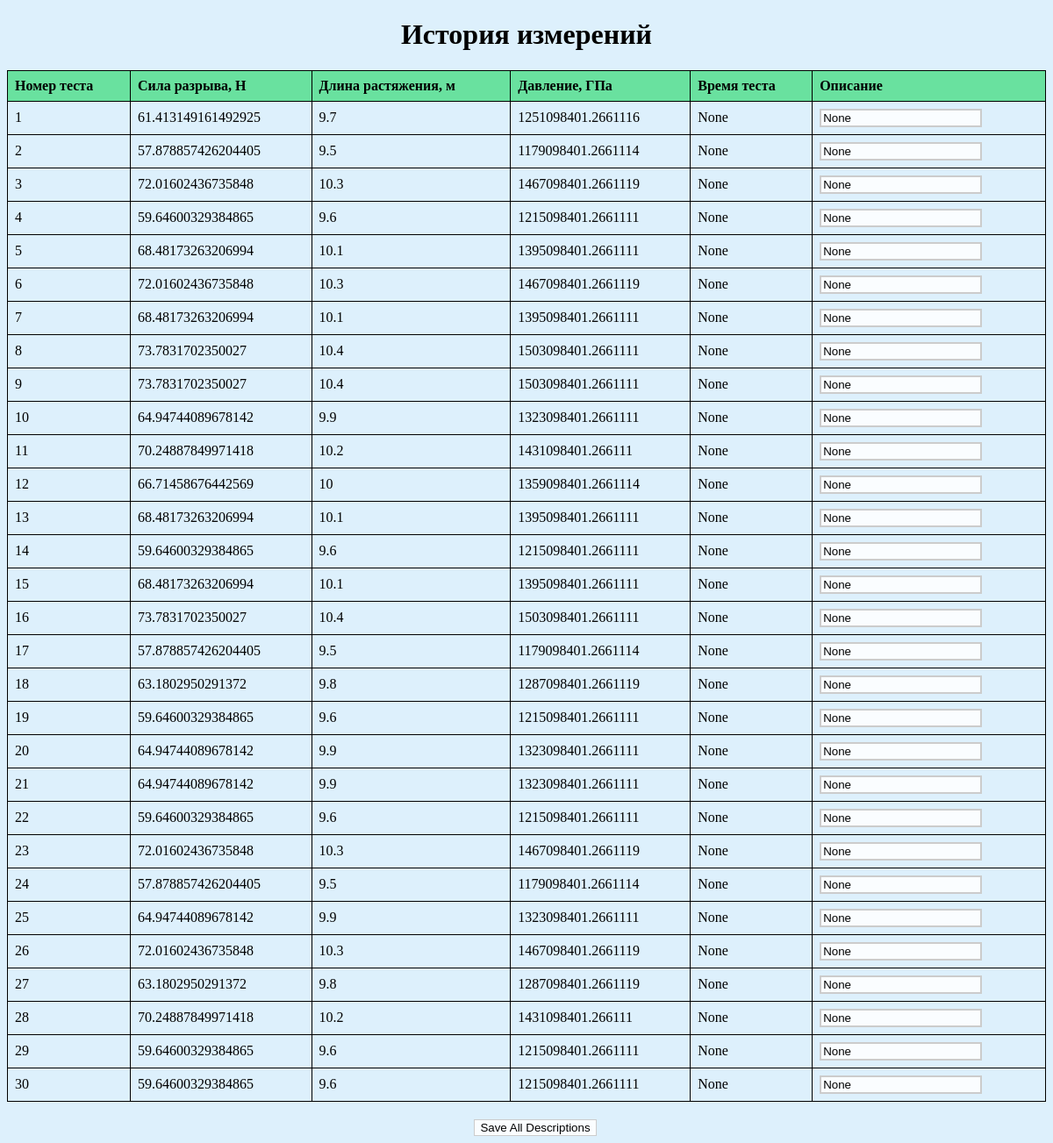
The app's page /history with its own data.
### tables this page shows
CREATE TABLE Logs (number INTEGER PRIMARY KEY AUTOINCREMENT, strength INTEGER NOT NULL, length INTEGER, pleasure INTEGER, time TEXT, description TEXT);

### server.py (the view)
@app.route('/history', methods=['POST', 'GET'])
def update():
    data = read_db()
    html_content = render_template(
        'i.html',
        data=data
    )
    response = make_response(html_content)
    return response

### server.py (called while the page is built)
def read_db():
    conn = sqlite3.connect('data.db')
    c = conn.cursor()
    c.execute('SELECT * FROM Logs')
    fetch = c.fetchall()
    conn.close()
    return fetch

### templates/i.html (shortened to what this page needs)
<!DOCTYPE html>
<html lang="en">
<head>
</head>
<body style="background-color: #ddf0fc;">
    <h1>История измерений</h1>
    <table>
            <tr>
                <th>Номер теста</th>
                <th>Сила разрыва, Н</th>
                <th>Длина растяжения, м</th>
                <th>Давление, ГПа</th>
                <th>Время теста</th>
                <th>Описание</th>
            </tr>
            {% for entry in data %}
            <tr>
                <td>{{ entry[0] }}</td>
                <td>{{ entry[1] }}</td>
                <td>{{ entry[2] }}</td>
                <td>{{ entry[3] }}</td>
                <td>{{ entry[4] }}</td>
                <td>
                    <input style="background-color: #fafdff; border: 2px solid #cccccc;" type="text" name="{{ 'description-' ~ loop.index }}" value="{{ entry[5] }}">
                </td>
            </tr>
            {% endfor %}
        </table>
    <form class="form-container" action="/update-descriptions" method="post">
        <input type="submit" value="Save All Descriptions">
    </form>
</body>
</html>

### templates/i.html (style rules this page uses)
h1, form { display: flex; justify-content: center; align-items: center; }
table { width: 100%; border-collapse: collapse; }
table, th, td { border: 1px solid black; }
th, td { padding: 8px; text-align: left; }
th { background-color: #69e19f; }
.form-container { margin-top: 20px; }
input[type="submit"] { margin-left: 20px; background-color: #fafdff; border: 1px solid #cccccc; }

### records on screen
Logs: number "1", strength "61.413149161492925", length "9.7", pleasure "1251098401.2661116", entry "None"
Logs: number "2", strength "57.878857426204405", length "9.5", pleasure "1179098401.2661114", entry "None"
Logs: number "3", strength "72.01602436735848", length "10.3", pleasure "1467098401.2661119", entry "None"
Logs: number "4", strength "59.64600329384865", length "9.6", pleasure "1215098401.2661111", entry "None"
Logs: number "5", strength "68.48173263206994", length "10.1", pleasure "1395098401.2661111", entry "None"
Logs: number "6", strength "72.01602436735848", length "10.3", pleasure "1467098401.2661119", entry "None"
Logs: number "7", strength "68.48173263206994", length "10.1", pleasure "1395098401.2661111", entry "None"
Logs: number "8", strength "73.7831702350027", length "10.4", pleasure "1503098401.2661111", entry "None"
Logs: number "9", strength "73.7831702350027", length "10.4", pleasure "1503098401.2661111", entry "None"
Logs: number "10", strength "64.94744089678142", length "9.9", pleasure "1323098401.2661111", entry "None"
Logs: number "11", strength "70.24887849971418", length "10.2", pleasure "1431098401.266111", entry "None"
Logs: number "12", strength "66.71458676442569", length "10", pleasure "1359098401.2661114", entry "None"
Logs: number "13", strength "68.48173263206994", length "10.1", pleasure "1395098401.2661111", entry "None"
Logs: number "14", strength "59.64600329384865", length "9.6", pleasure "1215098401.2661111", entry "None"
Logs: number "15", strength "68.48173263206994", length "10.1", pleasure "1395098401.2661111", entry "None"
Logs: number "16", strength "73.7831702350027", length "10.4", pleasure "1503098401.2661111", entry "None"
Logs: number "17", strength "57.878857426204405", length "9.5", pleasure "1179098401.2661114", entry "None"
Logs: number "18", strength "63.1802950291372", length "9.8", pleasure "1287098401.2661119", entry "None"
Logs: number "19", strength "59.64600329384865", length "9.6", pleasure "1215098401.2661111", entry "None"
Logs: number "20", strength "64.94744089678142", length "9.9", pleasure "1323098401.2661111", entry "None"
Logs: number "21", strength "64.94744089678142", length "9.9", pleasure "1323098401.2661111", entry "None"
Logs: number "22", strength "59.64600329384865", length "9.6", pleasure "1215098401.2661111", entry "None"
Logs: number "23", strength "72.01602436735848", length "10.3", pleasure "1467098401.2661119", entry "None"
Logs: number "24", strength "57.878857426204405", length "9.5", pleasure "1179098401.2661114", entry "None"
Logs: number "25", strength "64.94744089678142", length "9.9", pleasure "1323098401.2661111", entry "None"
Logs: number "26", strength "72.01602436735848", length "10.3", pleasure "1467098401.2661119", entry "None"
Logs: number "27", strength "63.1802950291372", length "9.8", pleasure "1287098401.2661119", entry "None"
Logs: number "28", strength "70.24887849971418", length "10.2", pleasure "1431098401.266111", entry "None"
Logs: number "29", strength "59.64600329384865", length "9.6", pleasure "1215098401.2661111", entry "None"
Logs: number "30", strength "59.64600329384865", length "9.6", pleasure "1215098401.2661111", entry "None"
